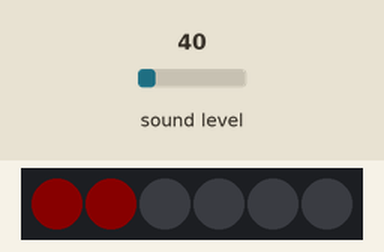
This program was run on a simulated BBC micro:bit (MakeCode). On the bench: 6 RGB LEDs in strip order, left to right. The test bench sets the inputs (shaded band); at power-on: sound level 40. Dim RGB values are drawn brighter than linear.

Above: at 1.2 s.
1.3 s: sound level set to 191
At 2.5 s:
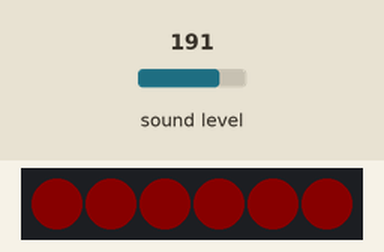
2.8 s: sound level set to 5
At 3.1 s:
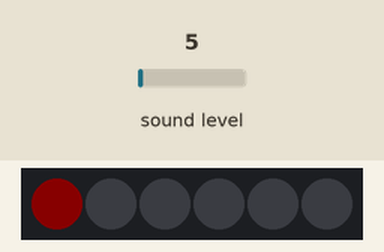
4.3 s: sound level set to 128
At 5.1 s:
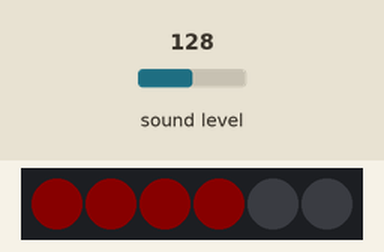
Timing chart, 0 to 7.3 s (numbered marks = the images above; inputs shaded):
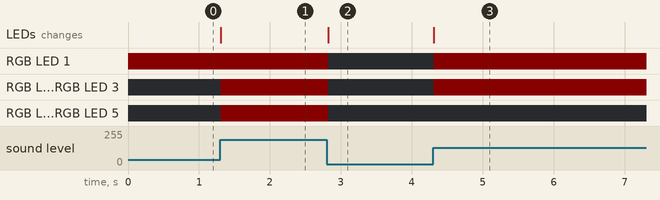

Measured:
- after the input at 1.3 s, RGB LED 2–5: off → RGB(9, 0, 0) at once; the LEDs: change at once (image 1)
- after the input at 2.8 s, RGB LED 1–5: RGB(9, 0, 0) → off at once; the LEDs: change at once (image 2)
- after the input at 4.3 s, RGB LED 1–3: off → RGB(9, 0, 0) at once; the LEDs: change at once (image 3)

The program:

main.ts
```typescript
let strip = neopixel.create(DigitalPin.P0, 6, NeoPixelMode.RGB)
let SoundLevel = 37
strip.setBrightness(10)
strip.show()
basic.forever(function () {
    if (input.soundLevel() > 1 && input.soundLevel() < SoundLevel) {
        strip.setPixelColor(0, neopixel.colors(NeoPixelColors.Red))
        strip.setPixelColor(1, neopixel.colors(NeoPixelColors.Black))
        strip.setPixelColor(2, neopixel.colors(NeoPixelColors.Black))
        strip.setPixelColor(3, neopixel.colors(NeoPixelColors.Black))
        strip.setPixelColor(4, neopixel.colors(NeoPixelColors.Black))
        strip.setPixelColor(5, neopixel.colors(NeoPixelColors.Black))
    }
    if (input.soundLevel() > SoundLevel + 1 && input.soundLevel() < SoundLevel * 2) {
        strip.setPixelColor(0, neopixel.colors(NeoPixelColors.Red))
        strip.setPixelColor(1, neopixel.colors(NeoPixelColors.Red))
        strip.setPixelColor(2, neopixel.colors(NeoPixelColors.Black))
        strip.setPixelColor(3, neopixel.colors(NeoPixelColors.Black))
        strip.setPixelColor(4, neopixel.colors(NeoPixelColors.Black))
        strip.setPixelColor(5, neopixel.colors(NeoPixelColors.Black))
    }
    if (input.soundLevel() > SoundLevel * 2 + 1 && input.soundLevel() < SoundLevel * 3) {
        strip.setPixelColor(0, neopixel.colors(NeoPixelColors.Red))
        strip.setPixelColor(1, neopixel.colors(NeoPixelColors.Red))
        strip.setPixelColor(2, neopixel.colors(NeoPixelColors.Red))
        strip.setPixelColor(3, neopixel.colors(NeoPixelColors.Black))
        strip.setPixelColor(4, neopixel.colors(NeoPixelColors.Black))
        strip.setPixelColor(5, neopixel.colors(NeoPixelColors.Black))
    }
    if (input.soundLevel() > SoundLevel * 3 + 1 && input.soundLevel() < SoundLevel * 4) {
        strip.setPixelColor(0, neopixel.colors(NeoPixelColors.Red))
        strip.setPixelColor(1, neopixel.colors(NeoPixelColors.Red))
        strip.setPixelColor(2, neopixel.colors(NeoPixelColors.Red))
        strip.setPixelColor(3, neopixel.colors(NeoPixelColors.Red))
        strip.setPixelColor(4, neopixel.colors(NeoPixelColors.Black))
        strip.setPixelColor(5, neopixel.colors(NeoPixelColors.Black))
    }
    if (input.soundLevel() > SoundLevel * 4 + 1 && input.soundLevel() < SoundLevel * 5) {
        strip.setPixelColor(0, neopixel.colors(NeoPixelColors.Red))
        strip.setPixelColor(1, neopixel.colors(NeoPixelColors.Red))
        strip.setPixelColor(2, neopixel.colors(NeoPixelColors.Red))
        strip.setPixelColor(3, neopixel.colors(NeoPixelColors.Red))
        strip.setPixelColor(4, neopixel.colors(NeoPixelColors.Red))
        strip.setPixelColor(5, neopixel.colors(NeoPixelColors.Black))
    }
    if (input.soundLevel() > SoundLevel * 5 + 1 && input.soundLevel() < SoundLevel * 6) {
        strip.setPixelColor(0, neopixel.colors(NeoPixelColors.Red))
        strip.setPixelColor(1, neopixel.colors(NeoPixelColors.Red))
        strip.setPixelColor(2, neopixel.colors(NeoPixelColors.Red))
        strip.setPixelColor(3, neopixel.colors(NeoPixelColors.Red))
        strip.setPixelColor(4, neopixel.colors(NeoPixelColors.Red))
        strip.setPixelColor(5, neopixel.colors(NeoPixelColors.Red))
    }
    strip.show()
})
```

test.ts
```typescript
// les tests vont ici ; cela ne sera pas compilé si ce paquet est utilisé en tant qu'extension.
```
